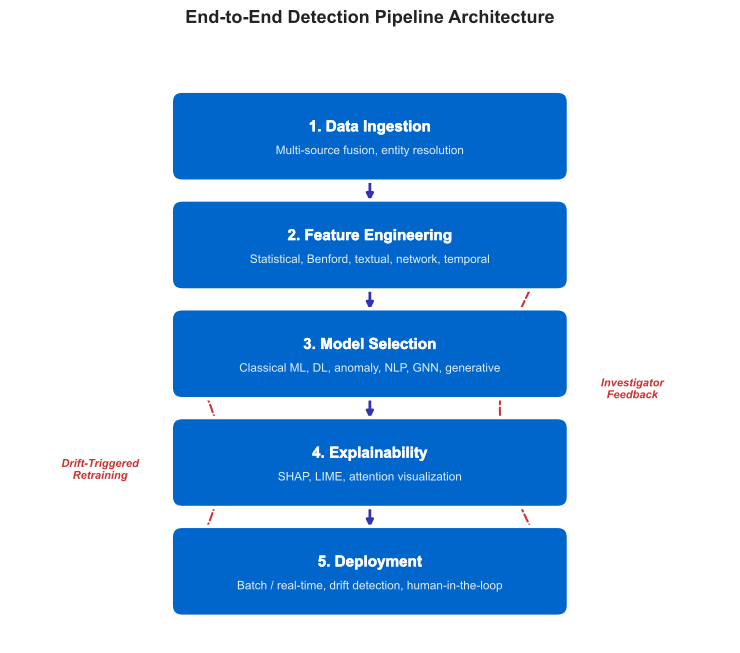

This chart was generated by the following Python code:
#!/usr/bin/env python3
"""Detection Pipeline Architecture -- Section 03 Pipeline.

Vertical flow diagram with five processing stages and two dashed
feedback arrows (investigator feedback and drift-triggered retraining).
"""

import pathlib
import matplotlib.pyplot as plt
import matplotlib.patches as mpatches
import matplotlib.patheffects as pe
import seaborn as sns

# ── colour palette ──────────────────────────────────────────────────
mlblue = (0 / 255, 102 / 255, 204 / 255)
mlpurple = (51 / 255, 51 / 255, 178 / 255)
mllavender = (173 / 255, 173 / 255, 224 / 255)
FEEDBACK_RED = "#cc3333"

# ── stage definitions (top to bottom) ──────────────────────────────
stages = [
    {
        "title": "1. Data Ingestion",
        "details": "Multi-source fusion, entity resolution",
    },
    {
        "title": "2. Feature Engineering",
        "details": "Statistical, Benford, textual, network, temporal",
    },
    {
        "title": "3. Model Selection",
        "details": "Classical ML, DL, anomaly, NLP, GNN, generative",
    },
    {
        "title": "4. Explainability",
        "details": "SHAP, LIME, attention visualization",
    },
    {
        "title": "5. Deployment",
        "details": "Batch / real-time, drift detection, human-in-the-loop",
    },
]

# ── layout constants ───────────────────────────────────────────────
box_w = 5.0
box_h = 0.9
gap = 0.55
cx = 4.0
top_y = 6.0
corner = 0.15

# ── figure ──────────────────────────────────────────────────────────
sns.set_style("white")
fig, ax = plt.subplots(figsize=(7.5, 7.5))

box_positions = []  # store (cx, y_centre) for feedback arrows

for i, stage in enumerate(stages):
    y_top = top_y - i * (box_h + gap)
    x0 = cx - box_w / 2

    rect = mpatches.FancyBboxPatch(
        (x0, y_top),
        box_w,
        box_h,
        boxstyle=f"round,pad={corner}",
        facecolor=mlblue,
        edgecolor="white",
        linewidth=2.5,
        zorder=3,
    )
    ax.add_patch(rect)

    # Title
    ax.text(
        cx,
        y_top + box_h * 0.63,
        stage["title"],
        fontsize=11,
        fontweight="bold",
        color="white",
        ha="center",
        va="center",
        zorder=4,
        path_effects=[pe.withStroke(linewidth=0.3, foreground="white")],
    )
    # Details
    ax.text(
        cx,
        y_top + box_h * 0.28,
        stage["details"],
        fontsize=8.5,
        color="white",
        alpha=0.88,
        ha="center",
        va="center",
        zorder=4,
    )

    y_centre = y_top + box_h / 2
    box_positions.append((cx, y_centre, y_top))

    # Down arrow to next stage
    if i < len(stages) - 1:
        ax.annotate(
            "",
            xy=(cx, y_top - gap * 0.82),
            xytext=(cx, y_top - 0.02),
            arrowprops=dict(
                arrowstyle="-|>",
                color=mlpurple,
                lw=2.0,
            ),
            zorder=2,
        )

# ── feedback arrows (dashed, red) ─────────────────────────────────
# Arrow 1: Deployment (stage 5) -> Feature Engineering (stage 2)
# "Investigator Feedback"
deploy_y = box_positions[4][2] + box_h / 2   # centre of stage 5
feat_y = box_positions[1][2] + box_h / 2     # centre of stage 2
fb_x = cx + box_w / 2 + 0.6  # right side

ax.annotate(
    "",
    xy=(cx + box_w / 2, feat_y),
    xytext=(cx + box_w / 2, deploy_y),
    arrowprops=dict(
        arrowstyle="-|>",
        color=FEEDBACK_RED,
        lw=1.5,
        linestyle="dashed",
        connectionstyle="arc3,rad=-0.35",
    ),
    zorder=1,
)
ax.text(
    fb_x + 0.4,
    (deploy_y + feat_y) / 2 + 0.25,
    "Investigator\nFeedback",
    fontsize=8,
    fontweight="bold",
    color=FEEDBACK_RED,
    ha="center",
    va="center",
    style="italic",
)

# Arrow 2: Deployment (stage 5) -> Model Selection (stage 3)
# "Drift-Triggered Retraining"
model_y = box_positions[2][2] + box_h / 2   # centre of stage 3
fb_x2 = cx - box_w / 2 - 0.6  # left side

ax.annotate(
    "",
    xy=(cx - box_w / 2, model_y),
    xytext=(cx - box_w / 2, deploy_y),
    arrowprops=dict(
        arrowstyle="-|>",
        color=FEEDBACK_RED,
        lw=1.5,
        linestyle="dashed",
        connectionstyle="arc3,rad=0.35",
    ),
    zorder=1,
)
ax.text(
    fb_x2 - 0.5,
    (deploy_y + model_y) / 2 - 0.1,
    "Drift-Triggered\nRetraining",
    fontsize=8,
    fontweight="bold",
    color=FEEDBACK_RED,
    ha="center",
    va="center",
    style="italic",
)

# ── axis formatting ────────────────────────────────────────────────
margin = 1.5
y_min = box_positions[-1][2] - 0.5
y_max = top_y + box_h + 0.8
ax.set_xlim(cx - box_w / 2 - margin - 0.8, cx + box_w / 2 + margin + 0.8)
ax.set_ylim(y_min, y_max)
ax.set_aspect("equal")
ax.axis("off")
ax.set_title(
    "End-to-End Detection Pipeline Architecture",
    fontsize=13,
    fontweight="bold",
    pad=14,
    color="#222222",
)

plt.tight_layout()

# ── save ────────────────────────────────────────────────────────────
out_dir = pathlib.Path(__file__).parent
fig.savefig(out_dir / "01_pipeline_architecture.pdf", bbox_inches="tight")
fig.savefig(
    out_dir / "thumb.png",
    dpi=150,
    bbox_inches="tight",
)
plt.close(fig)
print(f"Saved to {out_dir}")
